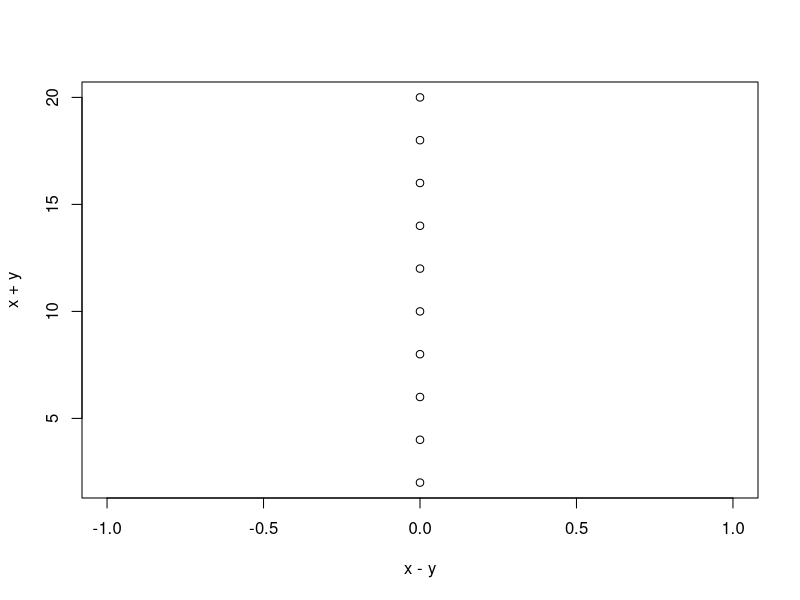

Write the R code that produced this figure.
## 3.6 Exercises

# Problem 1

# I will return NOT all positives

# Problem 2

#b

# Problem 3

new_names <- function(x){
  if(nchar(x)>8){
    print("State abbreviation")
  } else{
    print("Do nothing")
  }
}
new_names("k")
new_names("Ihave more than 8 chafs")

# Problem 4

sum_n <- function(n){
  n*(n+1)/2
}
sum_n(5000)
sum_n(100)

# Problem 5

altman_plot <- function(x,y){
  plot(x-y,x+y)
}


altman_plot(1:10,seq(1:10))
# Problem 6

#3

# Problem 7

compute_s_n <- function(n){
  sum(seq(n)^2)
}

compute_s_n(10)

# Problem 8
s_n <- vector("numeric",length = 25)

for(n in 1:25){
  s_n[n] <- compute_s_n(n)
} 

# Problem 9

?sapply

sapply(1:25,compute_s_n)

# Problem 10
library(purrr)
?map_dbl

map_dbl(1:25,compute_s_n)

# Problem 11
sn <-map_dbl(1:25,compute_s_n)
 
# Problem 12

n <- 1:25
Sn <- n*(n+1)*(2*n+1)/6
Sn
identical(Sn,sn)
